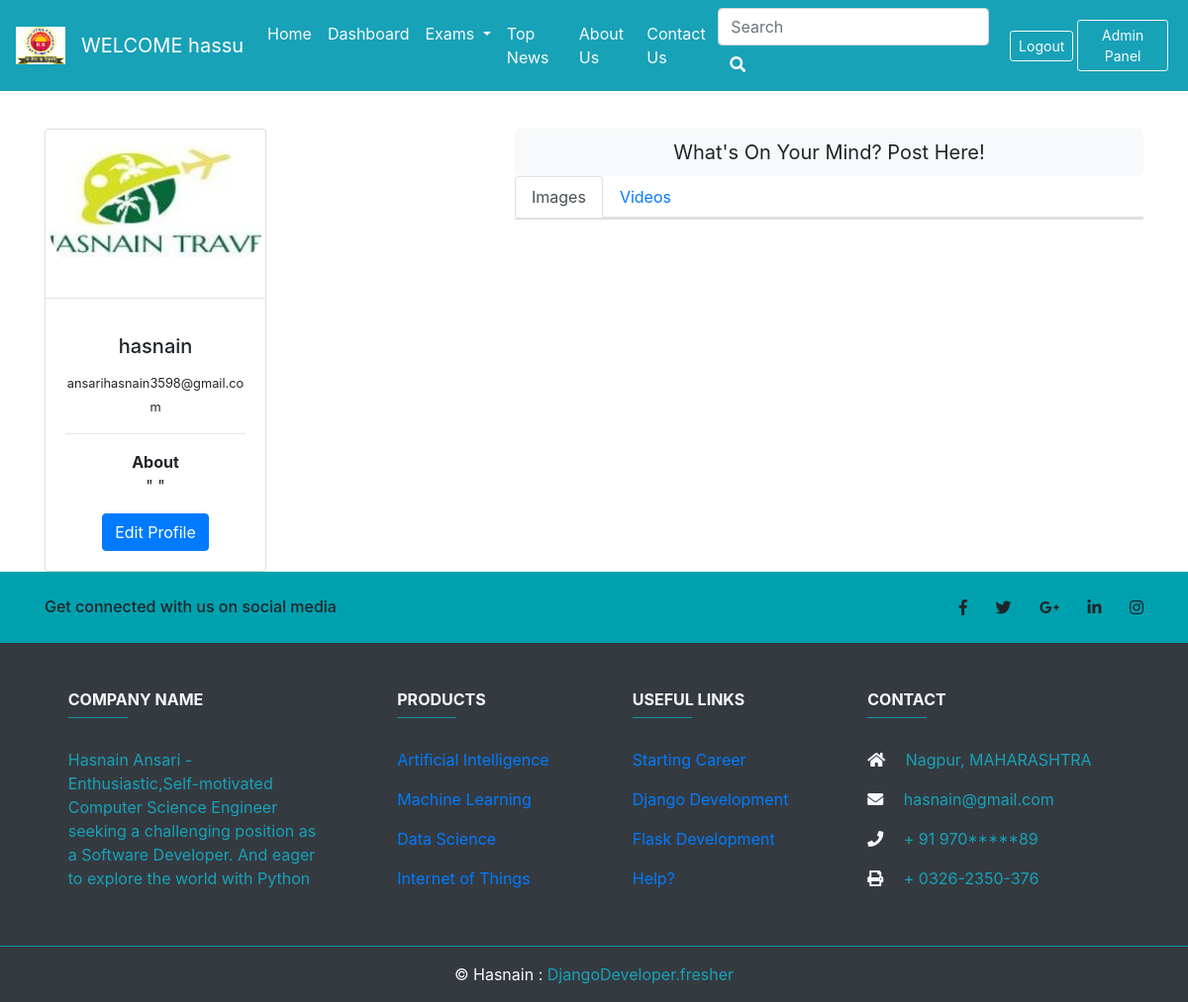
Page /dashboard (signed in) on the earlier database version.
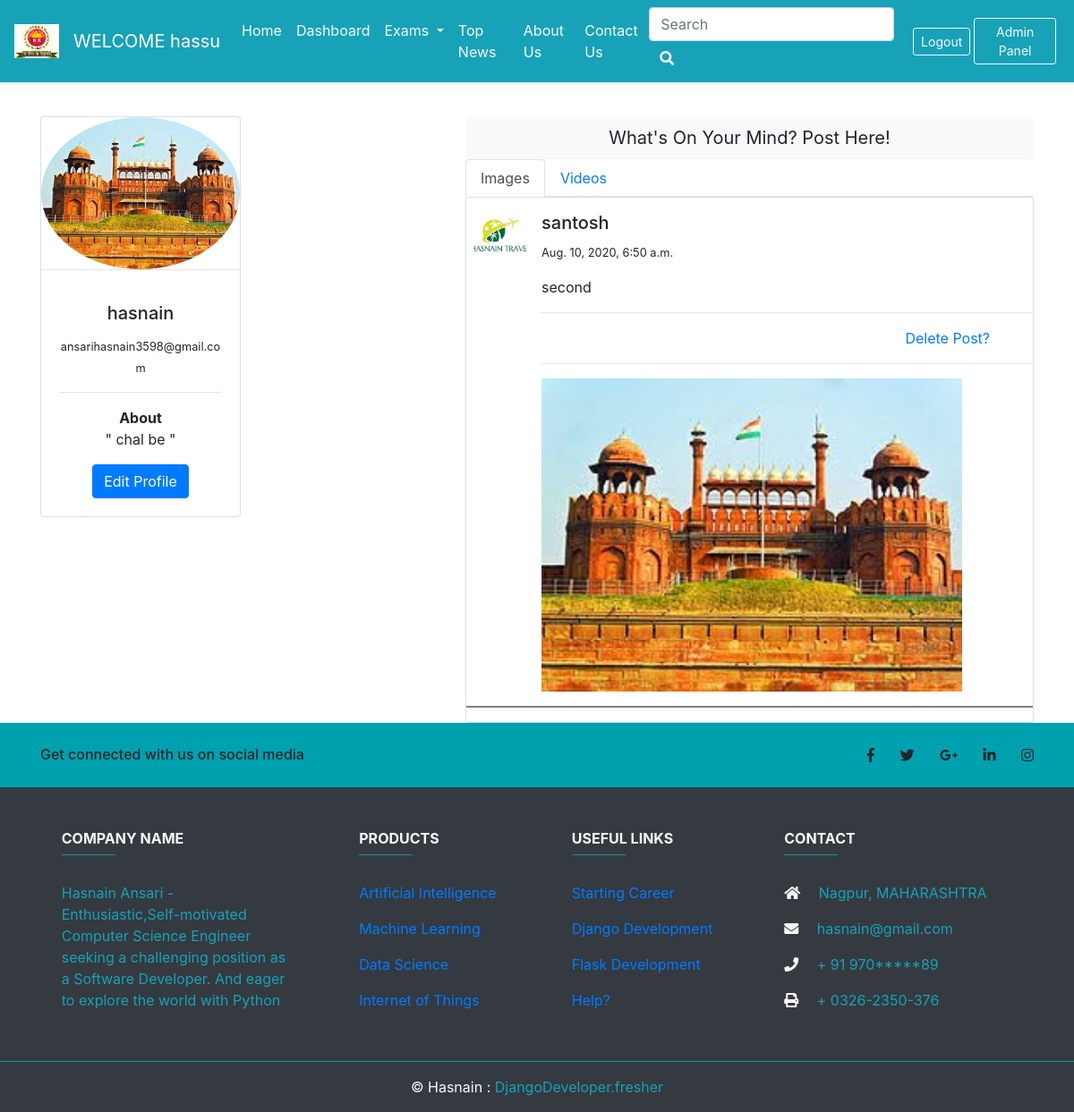
Same page on the later database version.
### exam1/models.py (models this page shows, shortened)
class Userprofile(models.Model):
    profilepic = models.ImageField(default = 'static/images/hasntravel.jpg')
    about = models.TextField()

class Imagepost(models.Model):
    imagename = models.CharField(max_length = 222 )
    date = models.DateTimeField(default=datetime.now())
    caption = models.CharField(max_length = 2222 , default = None)
    image = models.ImageField( default = None, blank = True, null=True )

### exam1/views.py (the view)
# urls.py: path('dashboard', views.dashboard,name='dashboard'),
def dashboard(request):
    fetchuserdata = Userprofile.objects.all().last() #for getting last person or last data from database
    fetchimagepost = Imagepost.objects.all()[::-1]
    fetchvideopost = Videopost.objects.all()[::-1]
    return render(request , 'dashboard.html', {'fetchimage':fetchimagepost , 'fetchvideo': fetchvideopost , 'fetchuser':fetchuserdata})

### templates/dashboard.html (shortened to what this page needs)
{% extends 'base.html' %}
{% block content %}
{% if user.is_authenticated %}
<div class = "container  pt-5">
<div class="row">
  <div class="col-sm-5">
  <div class="card text-center" style="width: 14rem;">
  {% if fetchuser.profilepic == None %}
  <img src="static/images/hasntravel.jpg" class="rounded-circle" style="width: auto; height: 170px;" alt="Profile">
 {% else %}
  <img src="{{fetchuser.profilepic.url}}" class="rounded-circle" style="width: auto; height: 170px;" alt="Profile">
{% endif %}
  <hr class="hr mt-0" >
  <div class="card-body">
    <h5 class="card-title">{{user.username}} </h5>
    <small class="card-text">{{user.email}}</small>
    <hr>
    <p class="card-text"><b>About</b><br>" {{fetchuser.about}} "</p>
    <a href="editprofile" class="btn btn-primary">Edit Profile</a>
  </div>
</div>
  </div>
  <div class="col-sm-7 col-offset-md-2">
<a type="button" class="btn btn-light btn-lg btn-block" href="posts">What's On Your Mind? Post Here!</a>
      <ul class="nav nav-tabs" id="myTab" role="tablist">
  <li class="nav-item">
    <a class="nav-link active" id="home-tab" data-toggle="tab" href="#home" role="tab" aria-controls="home" aria-selected="true">Images</a>
  </li>
  <li class="nav-item">
    <a class="nav-link" id="profile-tab" data-toggle="tab" href="#profile" role="tab" aria-controls="profile" aria-selected="false">Videos</a>
  </li>
</ul>
<div class="tab-content" id="myTabContent">
  <div class="tab-pane fade show active" id="home" role="tabpanel" aria-labelledby="home-tab"><div class="card">
      {% for fetch1 in fetchimage %}
      {% if fetch1.image %}
      <div class="media mt-3">
      <img src="static/images/hasntravel.jpg" class="align-self-start mr-3 ml-2 mr-2" style="width: 60px; height: 60px;" alt="...">
      <div class="media-body">
      <div class="col-sm-13">
        <h5 class="mt-0">{{fetch1.imagename}}</h5>
        <p><small>{{fetch1.date}}</small></p>
        <p>{{fetch1.caption}}</p>
                <hr class="hr mt-3 mb-3">
            <a href="{% url 'delete' fetch1.id %}">
            <p class = "text-right mr-5">Delete Post?</p>
            </a>
          </div>
        <hr>
        {% if fetch1.image %}
    <img src="{{fetch1.image.url}}" class="img-fluid" style="width: auto; width: 470px; height: 350px;" alt="image">
      {% endif %}
      </div>
    </div>
        <hr style="height:2px;border-width:0;color:gray;background-color:gray" class="hr mt-3 mb-3">
      {% endif %}
    {% endfor %}
</div>
</div>
</div>
  </div>
  </div>
  </div>
  {% endif %}
{%endblock%}

### templates/base.html (shortened to what this page needs)
<!doctype html>
<html lang="en">
  <head>
    <link rel="stylesheet" href="https://stackpath.bootstrapcdn.com/bootstrap/4.5.0/css/bootstrap.min.css">
  </head>
  <body>
  <nav class="navbar navbar-expand-md navbar-dark fixed-top bg-info">
  <a class="navbar-brand" href="#">
    <img src="static/images/college.png" alt="logo" style="width:50px;">
  </a>
  <a class="navbar-brand" href="#">WELCOME  {{user.first_name}}</a>
  <div class="collapse navbar-collapse" id="navbarSupportedContent">
    <ul class="navbar-nav mr-auto">
      <li class="nav-item active">
        <a class="nav-link text-light" href="/">Home <span class="sr-only">(current)</span></a>
      </li>
      {% if user.is_authenticated %}
      <li class="nav-item">
        <a class="nav-link text-light" href="dashboard">Dashboard</a>
      </li>
      {% endif %}
 <li class="nav-item dropdown">
        <a class="nav-link dropdown-toggle text-light" href="#" id="navbarDropdownMenuLink" role="button" data-toggle="dropdown" aria-haspopup="true" aria-expanded="false">
          Exams
        </a>
      </li>
      <li class="nav-item">
        <a class="nav-link text-light" href="news">Top News</a>
      </li>
      <li class="nav-item">
        <a class="nav-link text-light" href="about">About Us</a>
      </li>
{% if user.is_authenticated %}
      <li class="nav-item">
        <a class="nav-link text-light" href="contact">Contact Us</a>
      </li>
{% endif %}
    </ul>
{% if user.is_authenticated %}
    <form class="form-inline my-2 my-lg-0" action = "/search" method == "post">
      <input class="form-control" name = "query" id = "query" type="search" placeholder="Search" aria-label="Search">
      <div class="input-group-append">
         <button type="button" class="btn mr-3 ml-0 text-white"><i class="fa fa-search"></i></button>
      </div>
    </form>
{% endif %}
 {% if user.is_authenticated %}
      <a class="btn btn-outline-light btn-sm my-2" href="logout" role="button">Logout</a>
    {% else %}
      <a class="btn btn-outline-light btn-sm my-2 mx-1" href="sign_up" role="button">Sign Up</a>
      <a class="btn btn-outline-light btn-sm my-2 mx-1" href="signin" role="button">Sign In</a>
    {% endif %}
      <a class="btn btn-outline-light btn-sm my-2 mx-1" href="admin" role="button">Admin Panel</a>
  </div>
</nav>
{% block content %}
  {%endblock%}
<link rel="stylesheet" href="https://use.fontawesome.com/releases/v5.7.0/css/all.css">
<footer class="page-footer font-small bg-dark">
  <div style="background-color: #00A1AF;">
    <div class="container">
      <div class="row py-4 d-flex align-items-center">
        <div class="col-md-6 col-lg-5 text-center text-md-left mb-4 mb-md-0">
          <h6 class="mb-0 ">Get connected with us on social media</h6>
        </div>
        <div class="col-md-6 col-lg-7 text-center text-md-right">
          <a class="fb-ic">
            <i class="fab fa-facebook-f white-text mr-4"> </i>
          </a>
          <a class="tw-ic">
            <i class="fab fa-twitter white-text mr-4"> </i>
          </a>
          <a class="gplus-ic">
            <i class="fab fa-google-plus-g white-text mr-4"> </i>
          </a>
          <a class="li-ic">
            <i class="fab fa-linkedin-in white-text mr-4"> </i>
          </a>
          <a class="ins-ic">
            <i class="fab fa-instagram white-text"> </i>
          </a>
        </div>
      </div>
    </div>
  </div>
  <div class="container text-center text-md-left mt-5">
    <div class="row mt-3">
      <div class="col-md-3 col-lg-4 col-xl-3 mx-auto mb-4">
        <h6 class="text-uppercase font-weight-bold text-light">Company name</h6>
        <hr class="bg-info accent-2 mb-4 mt-0 d-inline-block mx-auto" style="width: 60px;">
        <p class = "text text-info">Hasnain Ansari - Enthusiastic,Self-motivated Computer Science Engineer seeking a challenging position as a Software Developer. And eager to explore the world with Python</p>
      </div>
      <div class="col-md-2 col-lg-2 col-xl-2 mx-auto mb-4">
        <h6 class="text-uppercase font-weight-bold text-light">Products</h6>
        <hr class="bg-info accent-2 mb-4 mt-0 d-inline-block mx-auto" style="width: 60px;">
        <p>
          <a href="#!">Artificial Intelligence</a>
        </p>
        <p>
          <a href="#!">Machine Learning</a>
        </p>
        <p>
          <a href="#!">Data Science</a>
        </p>
        <p>
          <a href="#!">Internet of Things</a>
        </p>
      </div>
      <div class="col-md-3 col-lg-2 col-xl-2 mx-auto mb-4">
        <h6 class="text-uppercase font-weight-bold text-light">Useful links</h6>
        <hr class="bg-info accent-2 mb-4 mt-0 d-inline-block mx-auto" style="width: 60px;">
        <p>
          <a href="#!">Starting Career</a>
        </p>
        <p>
          <a href="#!">Django Development</a>
        </p>
        <p>
          <a href="#!">Flask Development</a>
        </p>
        <p>
          <a href="#!">Help?</a>
        </p>
      </div>
      <div class="col-md-4 col-lg-3 col-xl-3 mx-auto mb-md-0 mb-4">
        <h6 class="text-uppercase font-weight-bold text-light">Contact</h6>
        <hr class="bg-info accent-2 mb-4 mt-0 d-inline-block mx-auto" style="width: 60px;">
        <p class = "text text-info">
          <i class="fas fa-home mr-3 text-light"></i> Nagpur, MAHARASHTRA</p>
        <p class = "text text-info">
          <i class="fas fa-envelope mr-3 text-light"></i> hasnain@gmail.com</p>
        <p class = "text text-info">
          <i class="fas fa-phone mr-3 text-light"></i> + 91 970*****89</p>
        <p class = "text text-info">
          <i class="fas fa-print mr-3 text-light"></i> + 0326-2350-376</p>
      </div>
    </div>
  </div>
<hr class="hr mb-0 bg-info">
  <div class="footer-copyright text-center py-3 text-light">© Hasnain :
    <a class = "text-info" href="https://docs.djangoproject.com/en/3.1/"> DjangoDeveloper.fresher</a>
  </div>
</footer>
  </body>
</html>

Differences in the rows shown:
added Userprofile: profilepic (picture), about "chal be"
added Imagepost: imagename "santosh", date "Aug. 10, 2020, 6:50 a.m.", caption "second", image (picture)
